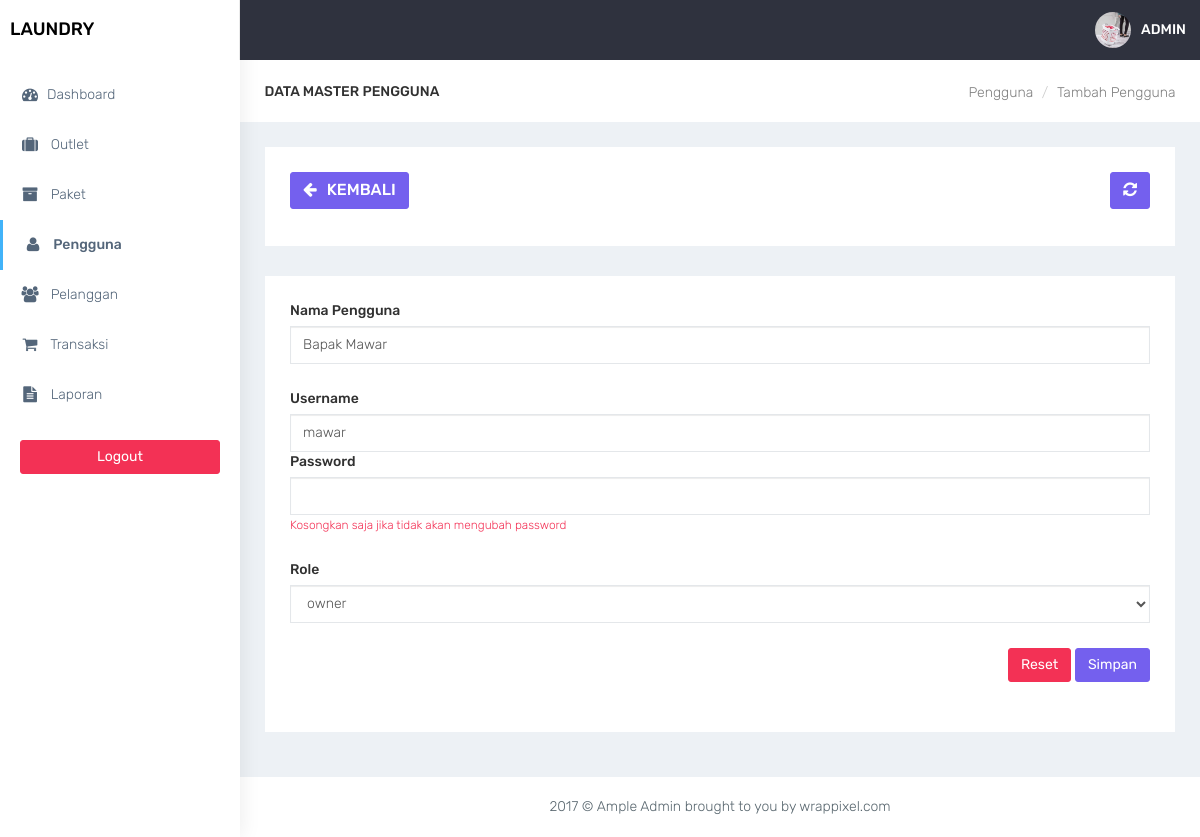
Screenshot of /admin/pengguna_edit.php?id=10 (signed in) with the database file from the repository.
### tables this page shows
CREATE TABLE `user` (
  `id_user` int(11) NOT NULL,
  `nama_user` varchar(100) DEFAULT NULL,
  `username` varchar(32) DEFAULT NULL,
  `password` varchar(150) DEFAULT NULL,
  `outlet_id` int(11) DEFAULT NULL,
  `role` enum('admin','kasir','owner') DEFAULT NULL
);

### admin/functions.php (called while the page is built, shortened)
<?php
function ambilsatubaris($conn,$query){
    $db = mysqli_query($conn,$query);
    return mysqli_fetch_assoc($db);
}
?>

### admin/pengguna_edit.php (the view, shortened to what this page needs)
<?php
require'functions.php';
$role = ['admin','owner','kasir'];
$id_user = $_GET['id'];
$queryedit = "SELECT * FROM user WHERE id_user = '$id_user'";
$edit = ambilsatubaris($conn,$queryedit);
require'layout_header.php';
?>
<div class="container-fluid">
    <div class="row bg-title">
        <div class="col-lg-3 col-md-4 col-sm-4 col-xs-12">
            <h4 class="page-title">Data Master Pengguna</h4> </div>
        <div class="col-lg-9 col-sm-8 col-md-8 col-xs-12">
            <ol class="breadcrumb">
                <li><a href="outlet.php">Pengguna</a></li>
                <li><a href="#">Tambah Pengguna</a></li>
            </ol>
        </div>
    </div>
    <div class="row">
        <div class="col-md-12 col-lg-12 col-sm-12 col-xs-12">
            <div class="white-box">
                <div class="row">
                    <div class="col-md-6">
                          <a href="javascript:void(0)" onclick="window.history.back();" class="btn btn-primary box-title"><i class="fa fa-arrow-left fa-fw"></i> Kembali</a>
                    </div>
                    <div class="col-md-6 text-right">
                        <button id="btn-refresh" class="btn btn-primary box-title text-right" title="Refresh Data"><i class="fa fa-refresh" id="ic-refresh"></i></button>
                    </div>
                </div>
            </div>
        </div>
    </div>
    <div class="row">
        <div class="col-md-12 col-lg-12 col-sm-12 col-xs-12">
            <div class="white-box">
                <form method="post" action="">
                <div class="form-group">
                    <label>Nama Pengguna</label>
                    <input type="text" name="nama_user" class="form-control" value="<?= $edit['nama_user'] ?>">
                </div>
                <div class="form-group">
                    <label>Username</label>
                    <input type="text" name="username" class="form-control" value="<?= $edit['username'] ?>">
                <div class="form-group">
                    <label>Password</label>
                    <input type="text" name="password" class="form-control">
                    <small class="text-danger">Kosongkan saja jika tidak akan mengubah password</small>
                </div>
                <div class="form-group">
                    <label>Role</label>
                    <select name="role" class="form-control">
                        <?php foreach ($role as $key): ?>
                            <?php if ($key == $edit['role']): ?>
                            <option value="<?= $key ?>" selected><?= $key ?></option>
                            <?php endif ?>
                        <?php endforeach ?>
                    </select>
                </div>
                <div class="text-right">
                    <button type="reset" class="btn btn-danger">Reset</button>
                    <button type="submit" name="btn-simpan" class="btn btn-primary">Simpan</button>
                </div>
                </form>
            </div>
        </div>
    </div>
</div>
<?php
require'layout_footer.php';
?>

### assets/css/colors/default.css (style rules this page uses)
body { background: #fff; }

### rows the page displays
user: nama_user "Bapak Mawar", username "mawar", role "owner"
